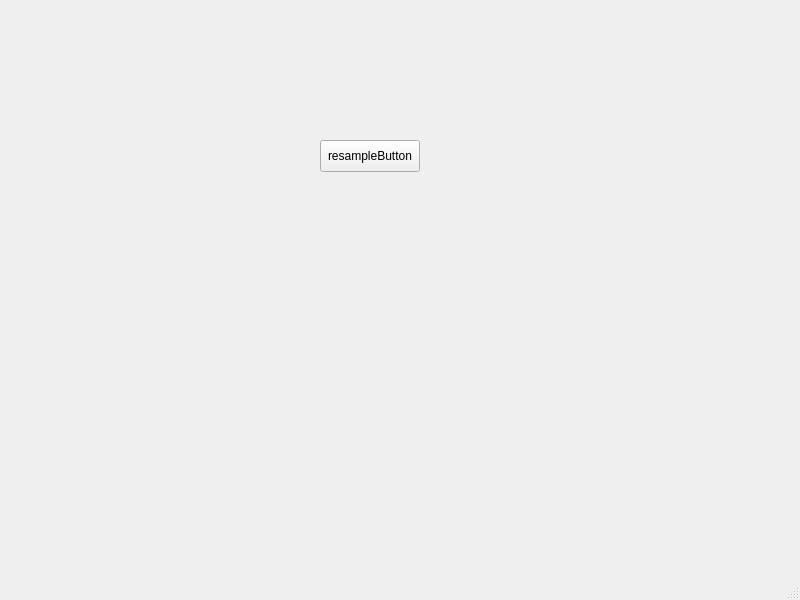
<?xml version="1.0" encoding="UTF-8"?>
<ui version="4.0">
 <class>MainWindow</class>
 <widget class="QMainWindow" name="MainWindow">
  <property name="geometry">
   <rect>
    <x>0</x>
    <y>0</y>
    <width>800</width>
    <height>600</height>
   </rect>
  </property>
  <property name="windowTitle">
   <string>MainWindow</string>
  </property>
  <widget class="QWidget" name="centralwidget">
   <widget class="QPushButton" name="resampleButton">
    <property name="geometry">
     <rect>
      <x>320</x>
      <y>140</y>
      <width>100</width>
      <height>32</height>
     </rect>
    </property>
    <property name="text">
     <string>resampleButton</string>
    </property>
   </widget>
  </widget>
  <widget class="QMenuBar" name="menubar">
   <property name="geometry">
    <rect>
     <x>0</x>
     <y>0</y>
     <width>800</width>
     <height>24</height>
    </rect>
   </property>
  </widget>
  <widget class="QStatusBar" name="statusbar"/>
 </widget>
 <resources/>
 <connections/>
</ui>
